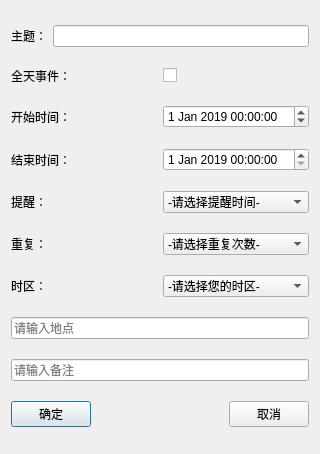
<?xml version="1.0" encoding="UTF-8"?>
<ui version="4.0">
 <class>addDate</class>
 <widget class="QDialog" name="addDate">
  <property name="geometry">
   <rect>
    <x>0</x>
    <y>0</y>
    <width>320</width>
    <height>454</height>
   </rect>
  </property>
  <property name="windowTitle">
   <string>添加日程</string>
  </property>
  <property name="windowIcon">
   <iconset resource="pic.qrc">
    <normaloff>:/ico/date.ico</normaloff>:/ico/date.ico</iconset>
  </property>
  <layout class="QVBoxLayout" name="verticalLayout">
   <item>
    <layout class="QHBoxLayout" name="horizontalLayout">
     <item>
      <widget class="QLabel" name="label">
       <property name="text">
        <string>主题：</string>
       </property>
      </widget>
     </item>
     <item>
      <widget class="QLineEdit" name="le_theme"/>
     </item>
    </layout>
   </item>
   <item>
    <layout class="QHBoxLayout" name="horizontalLayout_2">
     <item>
      <widget class="QLabel" name="label_6">
       <property name="text">
        <string>全天事件：</string>
       </property>
      </widget>
     </item>
     <item>
      <widget class="QCheckBox" name="checkBox">
       <property name="text">
        <string/>
       </property>
      </widget>
     </item>
    </layout>
   </item>
   <item>
    <layout class="QHBoxLayout" name="horizontalLayout_3">
     <item>
      <widget class="QLabel" name="label_2">
       <property name="text">
        <string>开始时间：</string>
       </property>
      </widget>
     </item>
     <item>
      <widget class="QDateTimeEdit" name="dte_begin">
       <property name="dateTime">
        <datetime>
         <hour>0</hour>
         <minute>0</minute>
         <second>0</second>
         <year>2019</year>
         <month>1</month>
         <day>1</day>
        </datetime>
       </property>
       <property name="maximumDateTime">
        <datetime>
         <hour>23</hour>
         <minute>59</minute>
         <second>59</second>
         <year>9999</year>
         <month>12</month>
         <day>31</day>
        </datetime>
       </property>
       <property name="currentSection">
        <enum>QDateTimeEdit::YearSection</enum>
       </property>
      </widget>
     </item>
    </layout>
   </item>
   <item>
    <layout class="QHBoxLayout" name="horizontalLayout_4">
     <item>
      <widget class="QLabel" name="label_3">
       <property name="text">
        <string>结束时间：</string>
       </property>
      </widget>
     </item>
     <item>
      <widget class="QDateTimeEdit" name="dte_end">
       <property name="dateTime">
        <datetime>
         <hour>0</hour>
         <minute>0</minute>
         <second>0</second>
         <year>2019</year>
         <month>1</month>
         <day>1</day>
        </datetime>
       </property>
      </widget>
     </item>
    </layout>
   </item>
   <item>
    <layout class="QHBoxLayout" name="horizontalLayout_5" stretch="1,1">
     <item>
      <widget class="QLabel" name="label_7">
       <property name="text">
        <string>提醒：</string>
       </property>
      </widget>
     </item>
     <item>
      <widget class="QComboBox" name="cbb_remind">
       <property name="currentIndex">
        <number>0</number>
       </property>
       <item>
        <property name="text">
         <string>-请选择提醒时间-</string>
        </property>
       </item>
       <item>
        <property name="text">
         <string>活动开始前</string>
        </property>
       </item>
       <item>
        <property name="text">
         <string>5分钟前</string>
        </property>
       </item>
       <item>
        <property name="text">
         <string>10分钟前</string>
        </property>
       </item>
       <item>
        <property name="text">
         <string>15分钟前</string>
        </property>
       </item>
       <item>
        <property name="text">
         <string>30分钟前</string>
        </property>
       </item>
       <item>
        <property name="text">
         <string>1小时前</string>
        </property>
       </item>
      </widget>
     </item>
    </layout>
   </item>
   <item>
    <layout class="QHBoxLayout" name="horizontalLayout_6" stretch="1,1">
     <item>
      <widget class="QLabel" name="label_4">
       <property name="text">
        <string>重复：</string>
       </property>
      </widget>
     </item>
     <item>
      <widget class="QComboBox" name="cbb_times">
       <item>
        <property name="text">
         <string>-请选择重复次数-</string>
        </property>
       </item>
       <item>
        <property name="text">
         <string>一次性活动</string>
        </property>
       </item>
       <item>
        <property name="text">
         <string>每天</string>
        </property>
       </item>
       <item>
        <property name="text">
         <string>每个工作日</string>
        </property>
       </item>
       <item>
        <property name="text">
         <string>每周?</string>
        </property>
       </item>
       <item>
        <property name="text">
         <string>每月（?日）</string>
        </property>
       </item>
       <item>
        <property name="text">
         <string>每年（?月?日）</string>
        </property>
       </item>
      </widget>
     </item>
    </layout>
   </item>
   <item>
    <layout class="QHBoxLayout" name="horizontalLayout_7">
     <item>
      <widget class="QLabel" name="label_5">
       <property name="text">
        <string>时区：</string>
       </property>
      </widget>
     </item>
     <item>
      <widget class="QComboBox" name="cbb_zone">
       <item>
        <property name="text">
         <string>-请选择您的时区-</string>
        </property>
       </item>
       <item>
        <property name="text">
         <string>北京(GMT+8:00)</string>
        </property>
       </item>
       <item>
        <property name="text">
         <string>香港(GMT+8:00)</string>
        </property>
       </item>
       <item>
        <property name="text">
         <string>澳门(GMT+8:00)</string>
        </property>
       </item>
       <item>
        <property name="text">
         <string>台北(GMT+8:00)</string>
        </property>
       </item>
       <item>
        <property name="text">
         <string>新加坡(GMT+8:00)</string>
        </property>
       </item>
      </widget>
     </item>
    </layout>
   </item>
   <item>
    <widget class="QLineEdit" name="le_location">
     <property name="text">
      <string/>
     </property>
     <property name="placeholderText">
      <string>请输入地点</string>
     </property>
    </widget>
   </item>
   <item>
    <widget class="QLineEdit" name="le_remark">
     <property name="text">
      <string/>
     </property>
     <property name="placeholderText">
      <string>请输入备注</string>
     </property>
    </widget>
   </item>
   <item>
    <layout class="QHBoxLayout" name="horizontalLayout_8">
     <item>
      <widget class="QPushButton" name="btn_ok">
       <property name="text">
        <string>确定</string>
       </property>
      </widget>
     </item>
     <item>
      <spacer name="horizontalSpacer">
       <property name="orientation">
        <enum>Qt::Horizontal</enum>
       </property>
       <property name="sizeHint" stdset="0">
        <size>
         <width>40</width>
         <height>20</height>
        </size>
       </property>
      </spacer>
     </item>
     <item>
      <widget class="QPushButton" name="btn_cancel">
       <property name="text">
        <string>取消</string>
       </property>
      </widget>
     </item>
    </layout>
   </item>
  </layout>
 </widget>
 <layoutdefault spacing="6" margin="11"/>
 <resources>
  <include location="pic.qrc"/>
 </resources>
 <connections/>
</ui>
